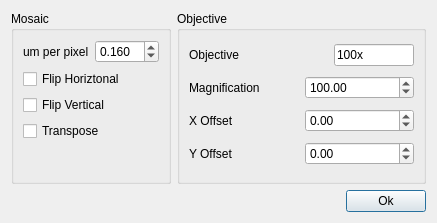
<?xml version="1.0" encoding="UTF-8"?>
<ui version="4.0">
 <class>Dialog</class>
 <widget class="QDialog" name="Dialog">
  <property name="geometry">
   <rect>
    <x>0</x>
    <y>0</y>
    <width>437</width>
    <height>223</height>
   </rect>
  </property>
  <property name="sizePolicy">
   <sizepolicy hsizetype="Fixed" vsizetype="Fixed">
    <horstretch>0</horstretch>
    <verstretch>0</verstretch>
   </sizepolicy>
  </property>
  <property name="minimumSize">
   <size>
    <width>437</width>
    <height>223</height>
   </size>
  </property>
  <property name="maximumSize">
   <size>
    <width>437</width>
    <height>225</height>
   </size>
  </property>
  <property name="windowTitle">
   <string>Mosaic Dialog</string>
  </property>
  <layout class="QVBoxLayout" name="verticalLayout_3">
   <item>
    <layout class="QHBoxLayout" name="horizontalLayout_5">
     <item>
      <widget class="QGroupBox" name="groupBox">
       <property name="title">
        <string>Mosaic</string>
       </property>
       <layout class="QVBoxLayout" name="verticalLayout">
        <item>
         <layout class="QHBoxLayout" name="horizontalLayout_7">
          <item>
           <widget class="QLabel" name="pixLabel">
            <property name="text">
             <string>um per pixel</string>
            </property>
           </widget>
          </item>
          <item>
           <widget class="QDoubleSpinBox" name="pixDoubleSpinBox">
            <property name="decimals">
             <number>3</number>
            </property>
            <property name="maximum">
             <double>10.000000000000000</double>
            </property>
            <property name="singleStep">
             <double>0.010000000000000</double>
            </property>
            <property name="value">
             <double>0.160000000000000</double>
            </property>
           </widget>
          </item>
         </layout>
        </item>
        <item>
         <widget class="QCheckBox" name="horizCheckBox">
          <property name="text">
           <string>Flip Horiztonal</string>
          </property>
         </widget>
        </item>
        <item>
         <widget class="QCheckBox" name="vertCheckBox">
          <property name="text">
           <string>Flip Vertical</string>
          </property>
         </widget>
        </item>
        <item>
         <widget class="QCheckBox" name="transCheckBox">
          <property name="text">
           <string>Transpose</string>
          </property>
         </widget>
        </item>
        <item>
         <spacer name="verticalSpacer">
          <property name="orientation">
           <enum>Qt::Vertical</enum>
          </property>
          <property name="sizeHint" stdset="0">
           <size>
            <width>20</width>
            <height>40</height>
           </size>
          </property>
         </spacer>
        </item>
       </layout>
      </widget>
     </item>
     <item>
      <widget class="QGroupBox" name="groupBox_2">
       <property name="title">
        <string>Objective</string>
       </property>
       <layout class="QVBoxLayout" name="verticalLayout_2">
        <item>
         <layout class="QHBoxLayout" name="horizontalLayout">
          <item>
           <widget class="QLabel" name="objectiveLabel">
            <property name="text">
             <string>Objective</string>
            </property>
           </widget>
          </item>
          <item>
           <widget class="QLineEdit" name="objectiveLineEdit">
            <property name="maximumSize">
             <size>
              <width>80</width>
              <height>16777215</height>
             </size>
            </property>
            <property name="text">
             <string>100x</string>
            </property>
           </widget>
          </item>
         </layout>
        </item>
        <item>
         <layout class="QHBoxLayout" name="horizontalLayout_2">
          <item>
           <widget class="QLabel" name="magLabel">
            <property name="text">
             <string>Magnification</string>
            </property>
           </widget>
          </item>
          <item>
           <widget class="QDoubleSpinBox" name="magDoubleSpinBox">
            <property name="minimum">
             <double>1.000000000000000</double>
            </property>
            <property name="maximum">
             <double>200.000000000000000</double>
            </property>
            <property name="singleStep">
             <double>0.010000000000000</double>
            </property>
            <property name="value">
             <double>100.000000000000000</double>
            </property>
           </widget>
          </item>
         </layout>
        </item>
        <item>
         <layout class="QHBoxLayout" name="horizontalLayout_3">
          <item>
           <widget class="QLabel" name="xoffLabel">
            <property name="text">
             <string>X Offset</string>
            </property>
           </widget>
          </item>
          <item>
           <widget class="QDoubleSpinBox" name="xoffDoubleSpinBox">
            <property name="minimum">
             <double>-10000.000000000000000</double>
            </property>
            <property name="maximum">
             <double>10000.000000000000000</double>
            </property>
           </widget>
          </item>
         </layout>
        </item>
        <item>
         <layout class="QHBoxLayout" name="horizontalLayout_4">
          <item>
           <widget class="QLabel" name="yoffLabel">
            <property name="text">
             <string>Y Offset</string>
            </property>
           </widget>
          </item>
          <item>
           <widget class="QDoubleSpinBox" name="yoffDoubleSpinBox">
            <property name="minimum">
             <double>-10000.000000000000000</double>
            </property>
            <property name="maximum">
             <double>10000.000000000000000</double>
            </property>
           </widget>
          </item>
         </layout>
        </item>
       </layout>
      </widget>
     </item>
    </layout>
   </item>
   <item>
    <layout class="QHBoxLayout" name="horizontalLayout_6">
     <item>
      <spacer name="horizontalSpacer">
       <property name="orientation">
        <enum>Qt::Horizontal</enum>
       </property>
       <property name="sizeHint" stdset="0">
        <size>
         <width>40</width>
         <height>20</height>
        </size>
       </property>
      </spacer>
     </item>
     <item>
      <widget class="QPushButton" name="okButton">
       <property name="text">
        <string>Ok</string>
       </property>
      </widget>
     </item>
    </layout>
   </item>
  </layout>
 </widget>
 <resources/>
 <connections/>
</ui>
